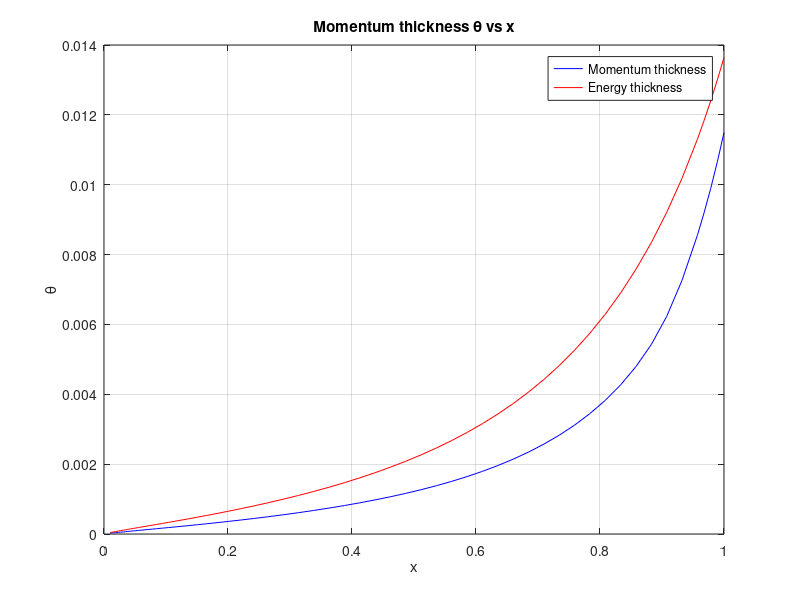
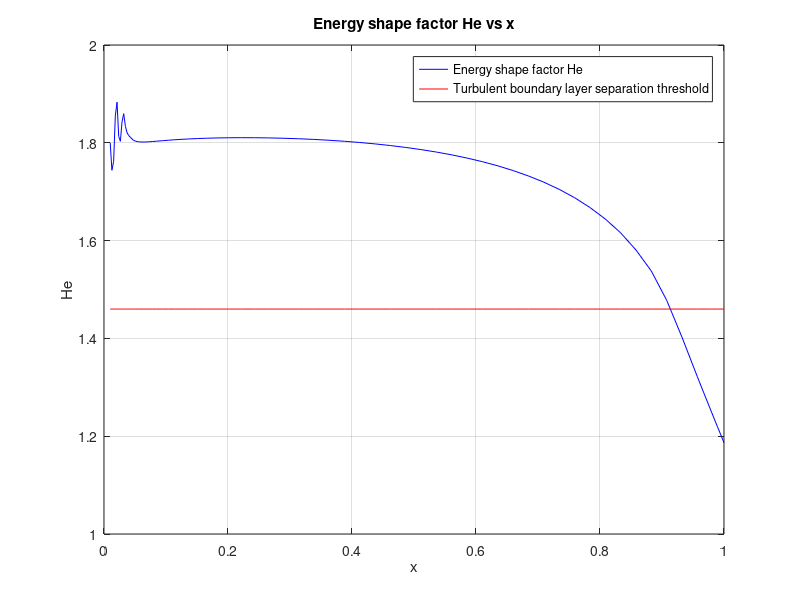

The MATLAB script that drew these images, in order:
clear

global Re ue0 duedx;
Re = 10^8;
duedx = -0.6;
ue0 = 1;

x0 = 0.01;
thick0(1) = 0.037*x0*(Re*x0)^(-1/5);
thick0(2) = 1.80*thick0(1);

function dthickdx = thickdash(xmx0,thick)
    
    % Passing global variables into function
    global Re ue0 duedx

    % Calculate ue
    ue = ue0 + duedx*xmx0;

    % Calculate Re_theta
    Re_theta = Re*ue*thick(1);

    % Calculate He
    He = thick(2)/thick(1);

    % Determining H 
    if He >= 1.46
        H = (11*He +15)/(48*He - 59);
    else
        H = 2.803;
    end

    % Calculate cf
    cf = 0.091448*((H - 1)*Re_theta)^(-0.232) * exp(-1.26*H);

    % Calculate cdiss
    cdiss = 0.010025*((H - 1)*Re_theta)^(-1/6);

    % Set output vector
    dthickdx = [cf/2 - (H + 2)/ue(1) * duedx * thick(1); cdiss - 3/ue *duedx * thick(2)];

end

[delx, thickhist] = ode45(@thickdash,[0 0.99],thick0);

theta = thickhist(:,1);
deltae = thickhist(:,2);

x = x0 + delx;

theta7 = 0.037*x.*(Re*x).^(-1/5);
theta9 = 0.023*x.*(Re*x).^(-1/6);

figure(1)
plot(x, theta, 'b-', x, deltae, 'r-')
xlabel('x')
ylabel('\theta')
legend('Momentum thickness', 'Energy thickness')
title('Momentum thickness \theta vs x') % Not sure what to title plot
grid on

He = deltae./theta;
He_sep = 1.46*ones(1,length(x));

figure (2)
plot(x, He, 'b-', x, He_sep, 'r-')
xlabel('x')
ylabel('He')
legend('Energy shape factor He', 'Turbulent boundary layer separation threshold')
title('Energy shape factor He vs x')
grid on